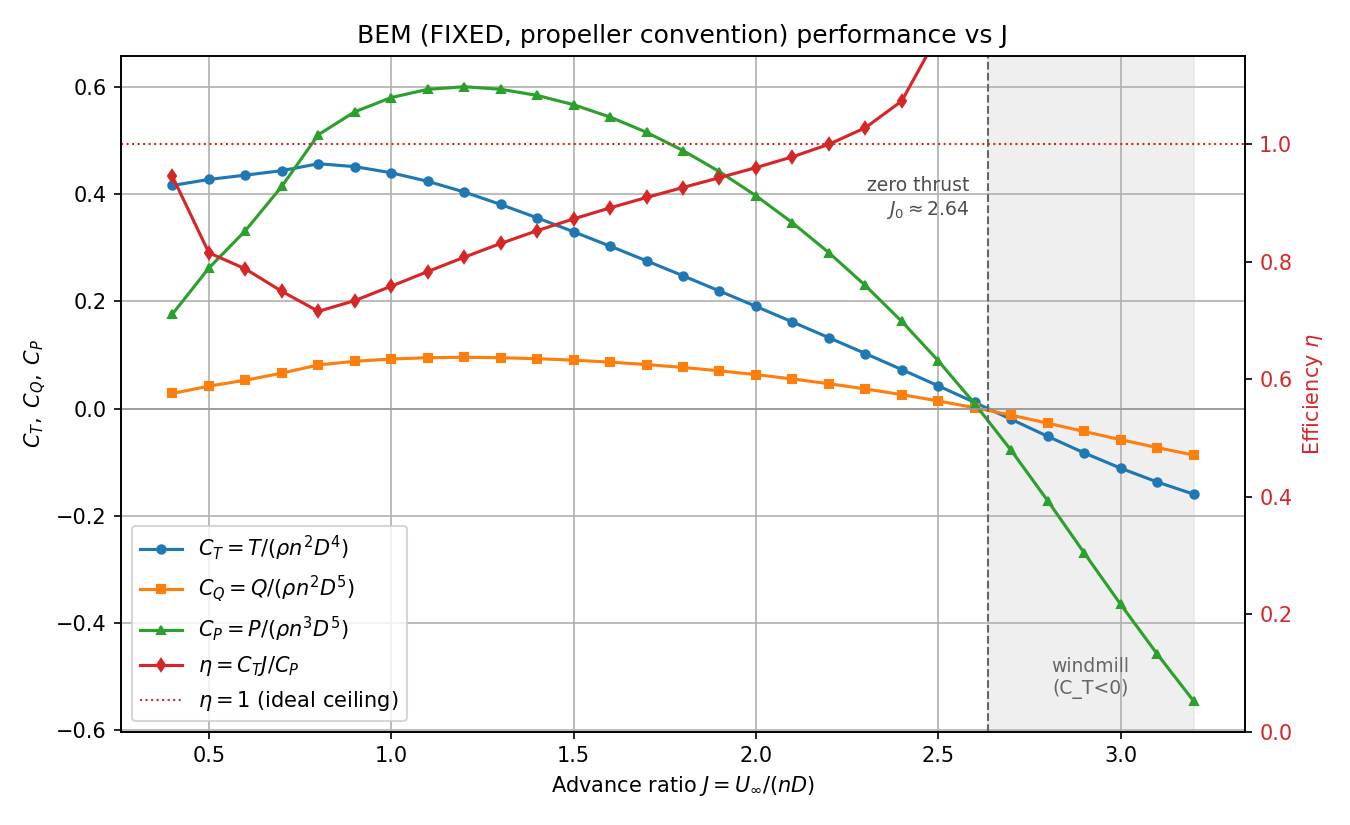

This figure's Python source:
"""Advance-ratio sweep using the BEM blade-element solver.

Same performance coefficients as J_sweep.py, but computed with the momentum /
blade-element method instead of the lifting line:
    C_T = T / (rho n^2 D^4)
    C_Q = Q / (rho n^2 D^5)
    C_P = P / (rho n^3 D^5)
    eta = C_T * J / C_P   (propulsive efficiency)

Run from the repository root so the relative airfoil path resolves:
    python assignment_2\\J_sweep_BEM.py
"""

import numpy as np
import matplotlib.pyplot as plt

from Lifting_line_prop import BEM


def run_bem(J, radius=0.7, n_blades=6, U_inf=60,
            resolution=100, spacing='cosine', use_prandtl=True):
    """Solve the blade-element method at one J and return (C_T, C_Q, C_P)."""
    bem = BEM(J=J, radius=radius, n_blades=n_blades, U_inf=U_inf)
    bem.blade_element(resolution=resolution, spacing=spacing,
                      use_prandtl=use_prandtl)
    return bem.CT, bem.CQ, bem.CP


def zero_thrust_J(J_values, CT):
    """Advance ratio where C_T crosses zero (linear interp), or None."""
    for k in range(len(CT) - 1):
        if CT[k] > 0 >= CT[k + 1]:
            f = CT[k] / (CT[k] - CT[k + 1])
            return J_values[k] + f * (J_values[k + 1] - J_values[k])
    return None


def main():
    J_values = np.linspace(0.4, 3.2, 29)

    CT_list, CQ_list, CP_list = [], [], []
    for J in J_values:
        C_T, C_Q, C_P = run_bem(J)
        CT_list.append(C_T)
        CQ_list.append(C_Q)
        CP_list.append(C_P)
        eta_j = C_T * J / C_P if C_P != 0 else np.nan
        print(f"J = {J:5.2f} | C_T = {C_T:8.4f} | C_Q = {C_Q:8.4f} | "
              f"C_P = {C_P:8.4f} | eta = {eta_j:7.4f}")

    CT = np.array(CT_list)
    CQ = np.array(CQ_list)
    CP = np.array(CP_list)
    with np.errstate(divide='ignore', invalid='ignore'):
        eta = np.where(CP != 0, CT * J_values / CP, np.nan)

    # Efficiency is only meaningful in the propeller regime (C_T > 0, C_P > 0).
    # Right at the zero-thrust J both C_T and C_P collapse to 0, so eta = J C_T/C_P
    # is a degenerate 0/0 that spikes; exclude that thin band (C_T < 0.03) too.
    eta_phys = np.where((CP > 0) & (CT > 0.03), eta, np.nan)
    J0 = zero_thrust_J(J_values, CT)

    fig, ax = plt.subplots(figsize=(9, 5.5))
    ax.plot(J_values, CT, '-o', ms=4, label=r'$C_T = T/(\rho n^2 D^4)$')
    ax.plot(J_values, CQ, '-s', ms=4, label=r'$C_Q = Q/(\rho n^2 D^5)$')
    ax.plot(J_values, CP, '-^', ms=4, label=r'$C_P = P/(\rho n^3 D^5)$')
    ax.axhline(0, color='0.6', lw=0.8)
    if J0 is not None:
        ax.axvline(J0, color='0.4', ls='--', lw=1)
        ax.axvspan(J0, J_values[-1], color='0.85', alpha=0.4, zorder=0)
        ax.annotate(f'zero thrust\n$J_0\\approx{J0:.2f}$', xy=(J0, 0),
                    xytext=(J0 - 0.05, ax.get_ylim()[1] * 0.55), ha='right',
                    fontsize=9, color='0.3')
        ax.text(0.5 * (J0 + J_values[-1]), ax.get_ylim()[0] * 0.9,
                'windmill\n(C_T<0)', ha='center', va='bottom',
                fontsize=9, color='0.4')
    ax.set_xlabel('Advance ratio $J = U_\\infty/(n D)$')
    ax.set_ylabel(r'$C_T,\; C_Q,\; C_P$')
    ax.grid(True)

    ax_eta = ax.twinx()
    ax_eta.plot(J_values, eta_phys, '-d', ms=4, color='tab:red',
                label=r'$\eta = C_T J / C_P$')
    ax_eta.axhline(1.0, color='tab:red', ls=':', lw=1,
                   label=r'$\eta = 1$ (ideal ceiling)')
    ax_eta.set_ylabel(r'Efficiency $\eta$', color='tab:red')
    ax_eta.tick_params(axis='y', labelcolor='tab:red')
    ax_eta.set_ylim(0, 1.15)

    lines1, labels1 = ax.get_legend_handles_labels()
    lines2, labels2 = ax_eta.get_legend_handles_labels()
    ax.legend(lines1 + lines2, labels1 + labels2, loc='lower left')

    ax.set_title('BEM (FIXED, propeller convention) performance vs J')
    fig.tight_layout()
    fig.savefig('assignment_2/J_sweep_BEM_prop.png', dpi=150)
    print("Saved figure to assignment_2/J_sweep_BEM_prop.png")
    plt.show()


if __name__ == "__main__":
    main()
